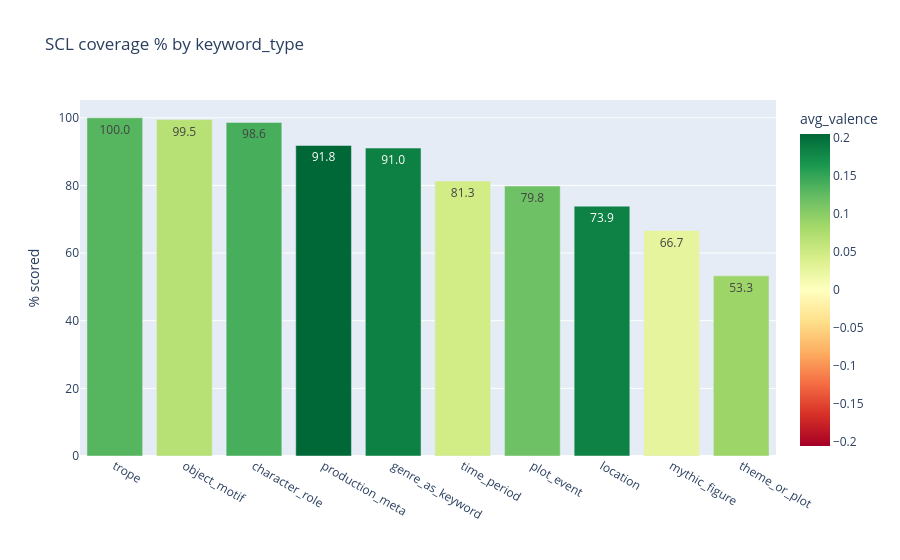

Notebook source saved alongside this figure:
### Code cell
cov_type = (
    keywords.groupby("keyword_type")
    .apply(lambda g: pd.Series({
        "total":      len(g),
        "scored":     g["scl_is_scored"].sum(),
        "pct_scored": g["scl_is_scored"].mean() * 100,
        "avg_valence": g["scl_valence"].mean(),
    }))
    .sort_values("pct_scored", ascending=False)
)

fig = px.bar(
    cov_type.reset_index(),
    x="keyword_type", y="pct_scored", text_auto=".1f",
    title="SCL coverage % by keyword_type",
    labels={"keyword_type": "", "pct_scored": "% scored"},
    color="avg_valence",
    color_continuous_scale="RdYlGn",
    color_continuous_midpoint=0,
)
fig.show()
print(cov_type[["total","scored","pct_scored","avg_valence"]].round(3).to_string())

### Figure 1 — Plotly figure (JSON) as saved in the notebook; plotly's stock layout.template omitted (floating-point values rounded to 4 significant figures)
{"data": [{"hovertemplate": "=%{x}<br>% scored=%{y}<br>avg_valence=%{marker.color}<extra></extra>", "legendgroup": "", "marker": {"color": [0.1319, 0.06781, 0.14, 0.2052, 0.185, 0.04701, 0.118, 0.1838, 0.02712, 0.08738], "coloraxis": "coloraxis", "pattern": {"shape": ""}}, "name": "", "orientation": "v", "showlegend": false, "textposition": "auto", "texttemplate": "%{y:.1f}", "type": "bar", "x": ["trope", "object_motif", "character_role", "production_meta", "genre_as_keyword", "time_period", "plot_event", "location", "mythic_figure", "theme_or_plot"], "xaxis": "x", "y": [100.0, 99.47, 98.64, 91.82, 91.04, 81.3, 79.82, 73.88, 66.67, 53.26], "yaxis": "y"}], "layout": {"barmode": "relative", "coloraxis": {"cmid": 0, "colorbar": {"title": {"text": "avg_valence"}}, "colorscale": [[0.0, "rgb(165,0,38)"], [0.1, "rgb(215,48,39)"], [0.2, "rgb(244,109,67)"], [0.3, "rgb(253,174,97)"], [0.4, "rgb(254,224,139)"], [0.5, "rgb(255,255,191)"], [0.6, "rgb(217,239,139)"], [0.7, "rgb(166,217,106)"], [0.8, "rgb(102,189,99)"], [0.9, "rgb(26,152,80)"], [1.0, "rgb(0,104,55)"]]}, "legend": {"tracegroupgap": 0}, "title": {"text": "SCL coverage % by keyword_type"}, "xaxis": {"anchor": "y", "domain": [0.0, 1.0], "title": {"text": ""}}, "yaxis": {"anchor": "x", "domain": [0.0, 1.0], "title": {"text": "% scored"}}}}
